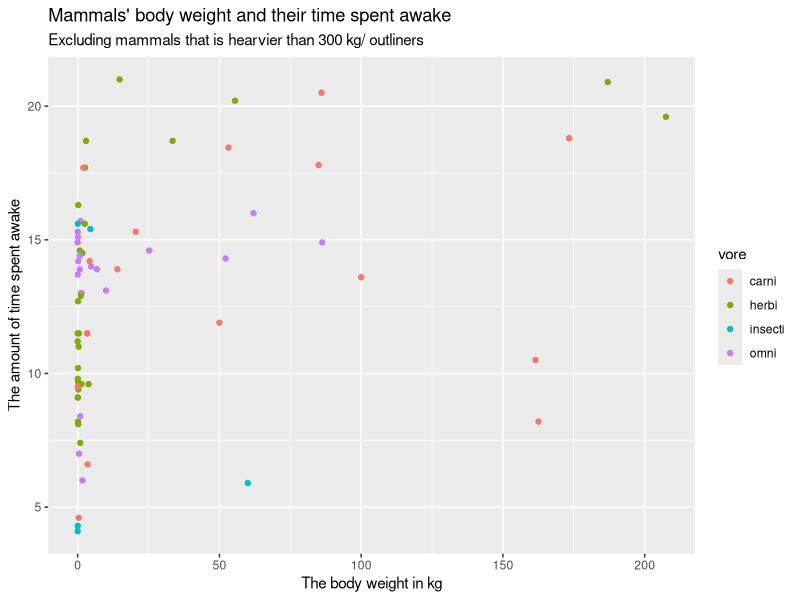
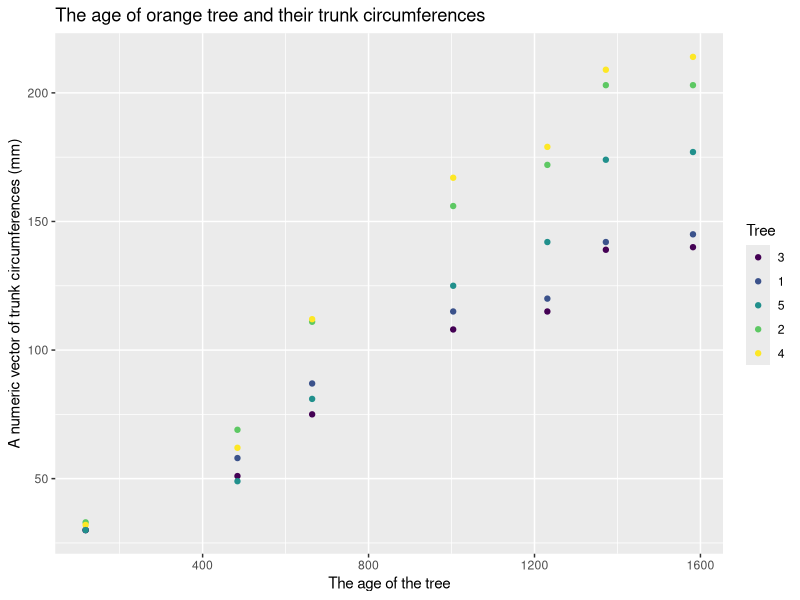

R code for these plots, in order:
## ---- chunk 1

## ---- chunk 2
library(tidyverse)
## ---- chunk 3
newdata<- msleep %>% filter(!is.na(vore)) |>
  filter(bodywt< 300)

ggplot(newdata, aes(x= bodywt, y=awake, color= vore))+
  geom_point(na.rm = TRUE)+
  labs (
    x = "The body weight in kg",
    y = "The amount of time spent awake",
    title = "Mammals' body weight and their time spent awake", 
    subtitle = "Excluding mammals that is hearvier than 300 kg/ outliners"
  )

## ---- chunk 4
ggplot(Orange, aes(x=age, y=circumference, color=Tree))+
  geom_point()+
  labs(
    x= "The age of the tree", 
    y="A numeric vector of trunk circumferences (mm)", 
    title= "The age of orange tree and their trunk circumferences"
  )
